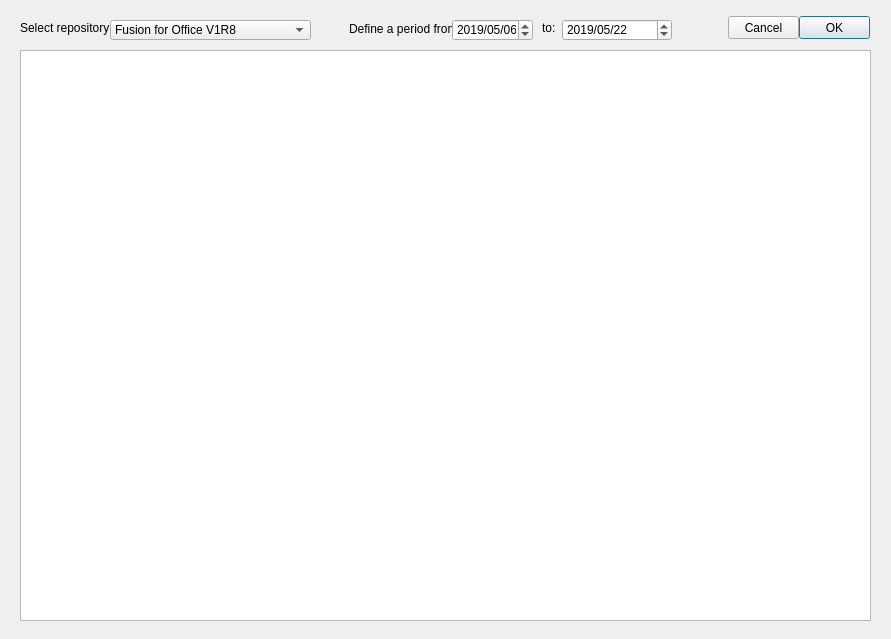
<?xml version="1.0" encoding="UTF-8"?>
<ui version="4.0">
 <class>SearchChanges</class>
 <widget class="QDialog" name="SearchChanges">
  <property name="windowModality">
   <enum>Qt::ApplicationModal</enum>
  </property>
  <property name="geometry">
   <rect>
    <x>0</x>
    <y>0</y>
    <width>891</width>
    <height>639</height>
   </rect>
  </property>
  <property name="windowTitle">
   <string>Search for recent changes</string>
  </property>
  <widget class="QLabel" name="labelSelectRepository">
   <property name="geometry">
    <rect>
     <x>20</x>
     <y>20</y>
     <width>111</width>
     <height>16</height>
    </rect>
   </property>
   <property name="text">
    <string>Select repository:</string>
   </property>
  </widget>
  <widget class="QComboBox" name="comboBoxRepos">
   <property name="geometry">
    <rect>
     <x>110</x>
     <y>20</y>
     <width>201</width>
     <height>20</height>
    </rect>
   </property>
   <item>
    <property name="text">
     <string>Fusion for Office V1R8</string>
    </property>
   </item>
  </widget>
  <widget class="QLabel" name="label">
   <property name="geometry">
    <rect>
     <x>349</x>
     <y>21</y>
     <width>111</width>
     <height>16</height>
    </rect>
   </property>
   <property name="text">
    <string>Define a period from:</string>
   </property>
  </widget>
  <widget class="QPushButton" name="pushButton">
   <property name="geometry">
    <rect>
     <x>799</x>
     <y>16</y>
     <width>71</width>
     <height>23</height>
    </rect>
   </property>
   <property name="text">
    <string>OK</string>
   </property>
  </widget>
  <widget class="QPushButton" name="pushButton_2">
   <property name="geometry">
    <rect>
     <x>728</x>
     <y>16</y>
     <width>71</width>
     <height>23</height>
    </rect>
   </property>
   <property name="text">
    <string>Cancel</string>
   </property>
  </widget>
  <widget class="QTextBrowser" name="textBrowserSVNChanges">
   <property name="geometry">
    <rect>
     <x>20</x>
     <y>50</y>
     <width>851</width>
     <height>571</height>
    </rect>
   </property>
  </widget>
  <widget class="QDateEdit" name="dateEditFrom">
   <property name="geometry">
    <rect>
     <x>452</x>
     <y>19</y>
     <width>81</width>
     <height>22</height>
    </rect>
   </property>
   <property name="displayFormat">
    <string>yyyy/MM/dd</string>
   </property>
   <property name="currentSectionIndex">
    <number>0</number>
   </property>
   <property name="date">
    <date>
     <year>2019</year>
     <month>5</month>
     <day>6</day>
    </date>
   </property>
  </widget>
  <widget class="QLabel" name="label_2">
   <property name="geometry">
    <rect>
     <x>542</x>
     <y>20</y>
     <width>21</width>
     <height>16</height>
    </rect>
   </property>
   <property name="text">
    <string>to:</string>
   </property>
  </widget>
  <widget class="QDateEdit" name="dateEditTo">
   <property name="geometry">
    <rect>
     <x>562</x>
     <y>19</y>
     <width>110</width>
     <height>22</height>
    </rect>
   </property>
   <property name="displayFormat">
    <string>yyyy/MM/dd</string>
   </property>
   <property name="date">
    <date>
     <year>2019</year>
     <month>5</month>
     <day>22</day>
    </date>
   </property>
  </widget>
 </widget>
 <resources/>
 <connections/>
</ui>
